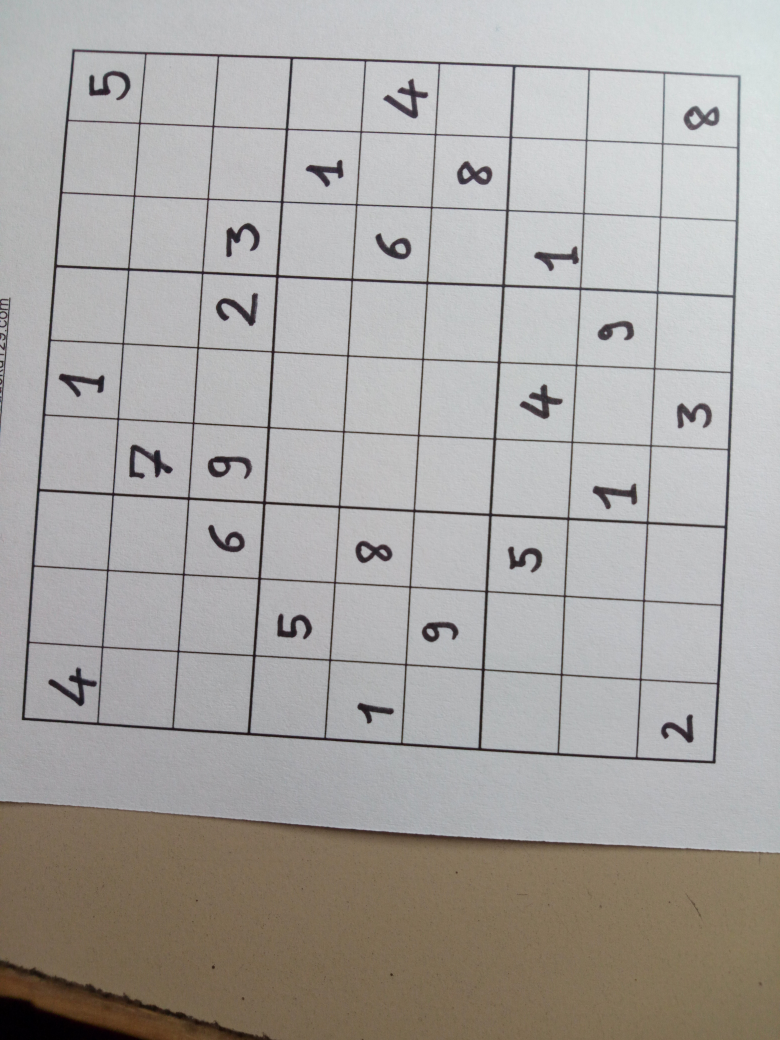
#> input picture Firmware/IMG_20170308_090230.jpg, 3120 x 4160 px (shown at 1/4 size)
$ python -i thresholding.py   (imports and definitions only)
#> lines starting #> are read from the running program, lines starting #| are printed output that depends on the picture
#!/usr/bin/python
# -*- coding: utf-8 -*-
from Capture import *
import numpy as np
import math
import cv2
import os

def adaptativeThresholding(image):
    """Applique un filtre médian et effectue un seuillage binaire adaptatif sur l'image
    __________
    Parameters :
    image : image en niveau de gris
    __________
    Return :
    tresh : image binarisée
    """
    img = cv2.medianBlur(image,5)
    thresh = cv2.adaptiveThreshold(img,255,cv2.ADAPTIVE_THRESH_GAUSSIAN_C,cv2.THRESH_BINARY,21,2)
    return thresh

# [95 lines left out: functions normalThresholding, negative, order_points, grille_detection, processNormal, not called in this run]

def processAdaptative(img):
    """Applique le traitement adaptatif (image de mauvaise qualité) sur l'image et effectue le redressement de perspective
    __________
    Parameters :
    img : image en niveau de gris
    __________
    Return :
    rect : tuple ((x, y), (l, h), alpha) où (x, y) sont les coordonnées du centre du rectangle d'approximation de la grille, (l, h) la largeur et la hauteur du rectangle et alpha son angle
    median : la grille de sudoku
    """
    # On applique un premier seuillage qui passe en blanc tout les pixels de niveau de gris supérieur à 120, les autres sont conservés
    ret,threshAdapt = cv2.threshold(img,120,255,cv2.THRESH_TRUNC)
    # On applique le seuillage adaptatif
    threshAdapt = adaptativeThresholding(threshAdapt)
    # On applique un filtre médian afin de supprimer les petits artefacts du seuillage adaptatif
    threshMedian = cv2.medianBlur(threshAdapt,7)
    thresh_neg = negative(threshMedian)
    thresh_neg = negative(threshMedian)
    # On détecte la grille
    rect, grid = grille_detection(thresh_neg)
    rect = list(rect)
    ##box = grid_model(rect) #box contient les coordonnées des 4 coins du rectancle d'approximation de la grille qui minimise l'aire
    # pts1 contient les coordonnées des coins du polynôme d'approximation de la grille au nombre de 4
    pts1 = np.float32(grid)
    pts2 = np.float32([[0,512],[0,0],[512,0],[512,512]])
    # Redressage de la grille
    M = cv2.getPerspectiveTransform(pts1,pts2)
    dst = cv2.warpPerspective(threshAdapt,M,(512,512))
    # On applique un filtre médian afin de supprimer les petits artefacts du seuillage adaptatif
    median = cv2.medianBlur(dst,3)
    th,median = cv2.threshold(median,254,255,cv2.THRESH_BINARY)
    return rect, median

# [53 lines left out: functions grid_model, draw_model, isGridOK, threshHold, not called in this run]

>>> import cv2
>>> picture = cv2.imread('IMG_20170308_090230.jpg')
#> picture is the input picture: shape (4160, 3120, 3); mean B, G, R 162.2, 165.1, 168.2
>>> result = processAdaptative(picture)
#> in processAdaptative, `ret,threshAdapt = cv2.threshold(img,120,255,cv2.THRESH_TRUNC)`:
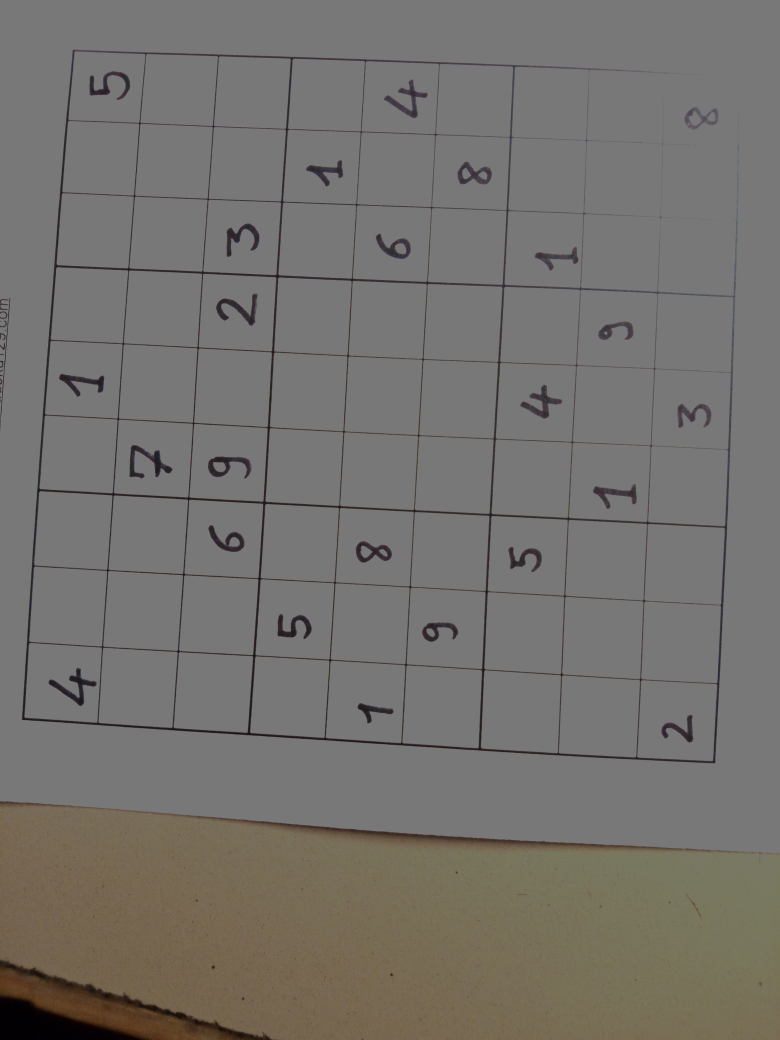
#> threshAdapt: shape (4160, 3120, 3) (shown at 1/4 size); mean B, G, R 109.8, 114.1, 116.8
#> (the run stopped early here; a loop or call above may not have finished)

$ run again, on Firmware/im1.jpg
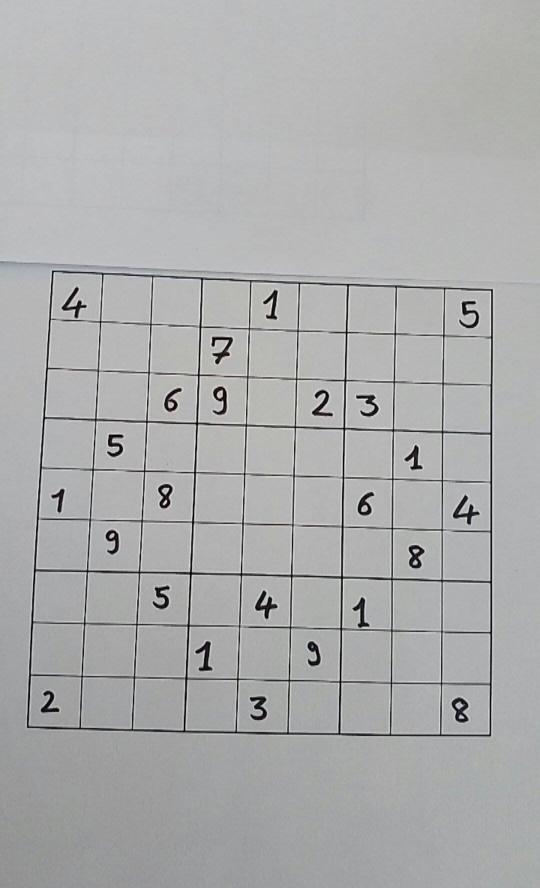
#> input picture Firmware/im1.jpg, 1080 x 1776 px (shown at 1/2 size)
#> picture is the input picture: shape (1776, 1080, 3); mean B, G, R 173.1, 172.8, 172.2
#> in processAdaptative, `ret,threshAdapt = cv2.threshold(img,120,255,cv2.THRESH_TRUNC)`:
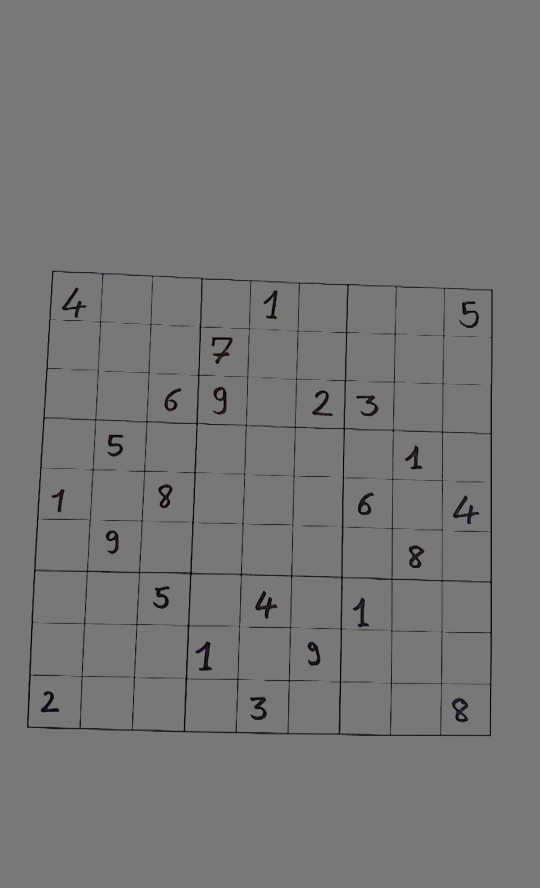
#> threshAdapt: shape (1776, 1080, 3) (shown at 1/2 size); mean B, G, R 117.6, 117.6, 117.6

$ run again, on Firmware/im2.jpg
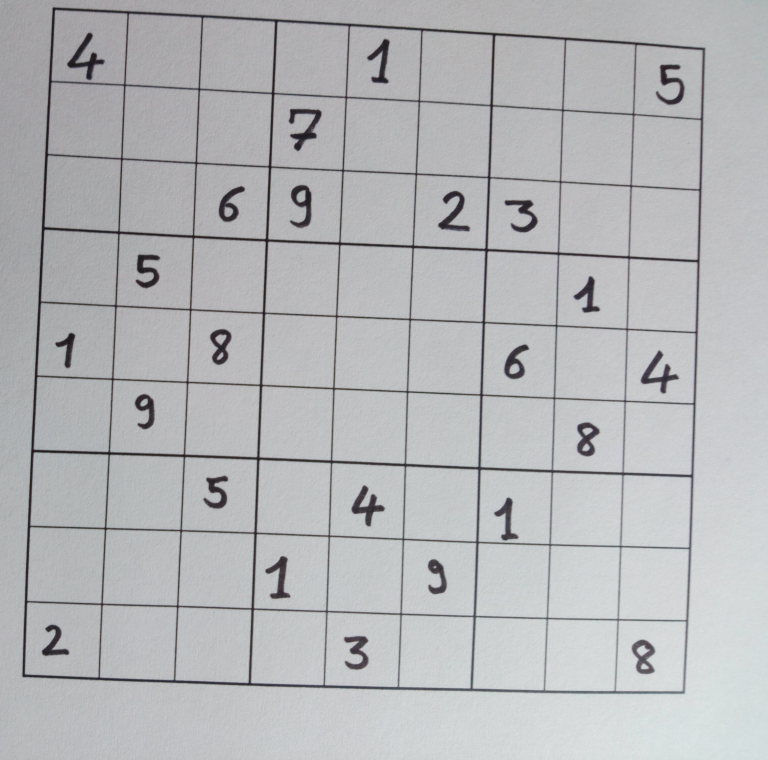
#> input picture Firmware/im2.jpg, 3072 x 3040 px (shown at 1/4 size)
#> picture is the input picture: shape (3040, 3072, 3); mean B, G, R 184.2, 182, 180.9
#> in processAdaptative, `ret,threshAdapt = cv2.threshold(img,120,255,cv2.THRESH_TRUNC)`:
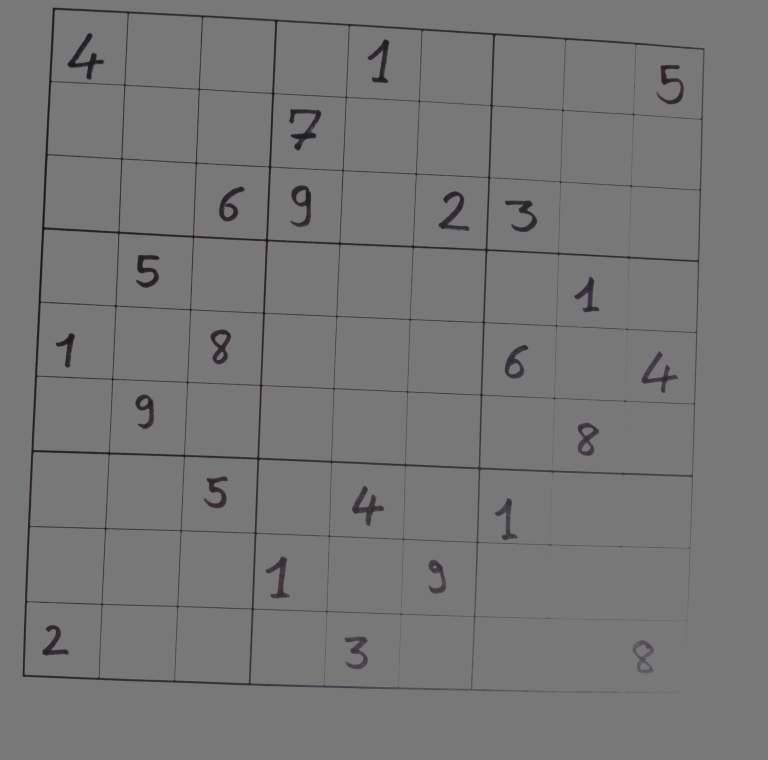
#> threshAdapt: shape (3040, 3072, 3) (shown at 1/4 size); mean B, G, R 117.4, 117.2, 117.5
